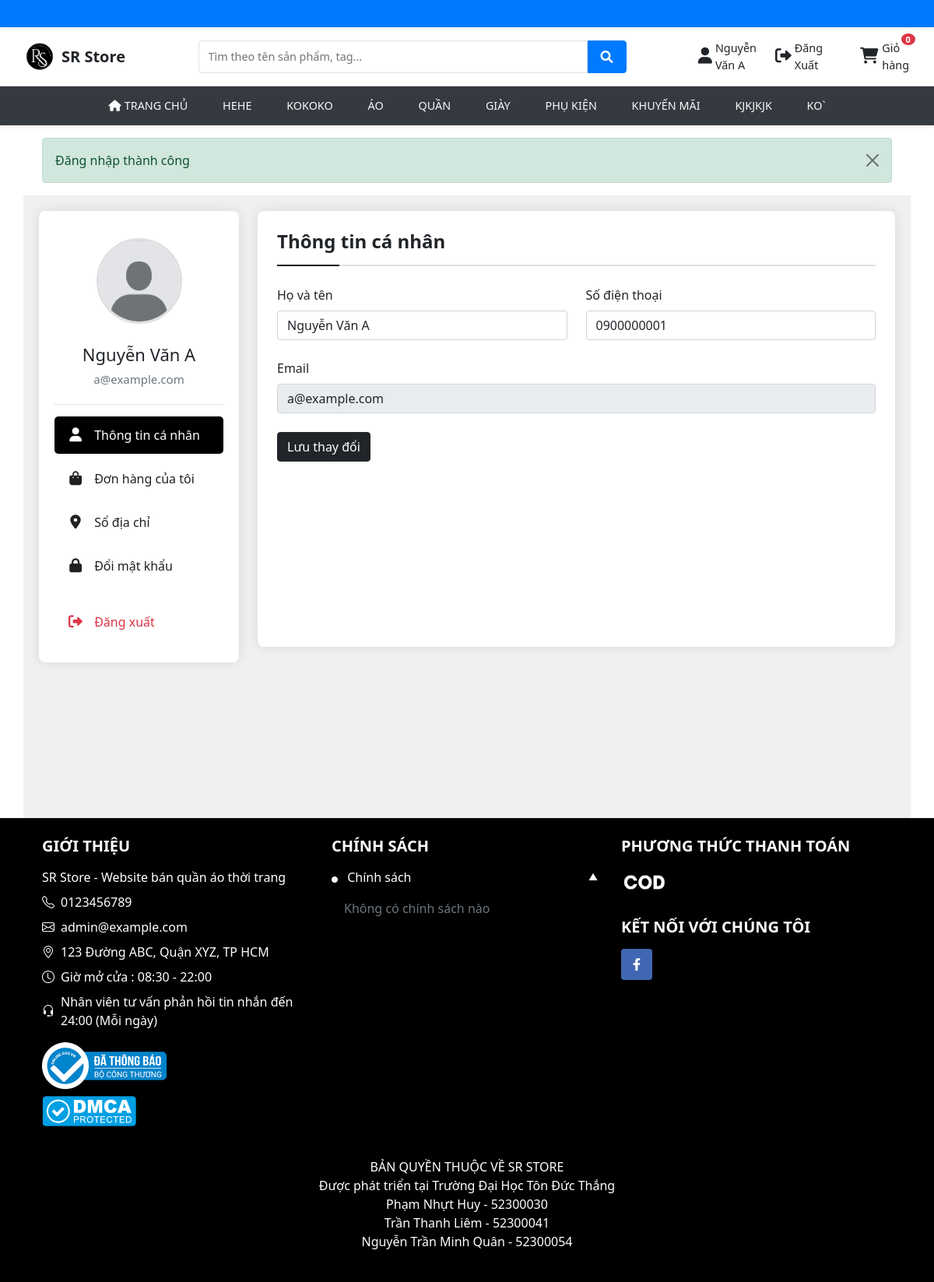
/index.php?controller=account (signed in), run on the app's committed database.
### tables this page shows
CREATE TABLE `category` (
  `id_Category` int(11) NOT NULL,
  `name` varchar(255) NOT NULL,
  `image` varchar(255) DEFAULT NULL,
  `link` varchar(255) DEFAULT NULL,
  `meta` varchar(255) DEFAULT NULL,
  `hide` int(11) DEFAULT NULL,
  `order` int(11) DEFAULT NULL,
  `banner` varchar(255) DEFAULT NULL
);

CREATE TABLE `user` (
  `id_User` int(11) NOT NULL,
  `name` varchar(255) NOT NULL,
  `email` varchar(255) NOT NULL,
  `password` varchar(255) NOT NULL,
  `phone` varchar(50) DEFAULT NULL,
  `address` text DEFAULT NULL,
  `role` enum('admin','user') DEFAULT 'user',
  `verification_code` varchar(50) DEFAULT NULL,
  `verified` tinyint(1) DEFAULT 0,
  `reset_token` varchar(255) DEFAULT NULL,
  `reset_token_expiry` datetime DEFAULT NULL,
  `created_at` datetime DEFAULT current_timestamp(),
  `updated_at` datetime DEFAULT current_timestamp() ON UPDATE current_timestamp(),
  `hide` int(11) DEFAULT NULL
);

### Views/frontend/Account/index.php (the view, shortened to what the rows shown need)
<?php
require_once 'Controllers/FooterController.php';
?>
<!DOCTYPE html>
<html lang="vi">
<head>
    <link href="https://cdn.jsdelivr.net/npm/bootstrap@5.3.0-alpha1/dist/css/bootstrap.min.css" rel="stylesheet">
    <link rel="stylesheet" href="https://cdnjs.cloudflare.com/ajax/libs/font-awesome/6.4.0/css/all.min.css">
    <link rel="stylesheet" href="https://cdn.jsdelivr.net/npm/bootstrap-icons@1.8.0/font/bootstrap-icons.css">
      <link rel="stylesheet" href="/Project_Website/ProjectWeb/layout/css/Footer.css">
</head>
<body>
     <?php
    view('frontend.partitions.frontend.header');
    ?>
    <link rel="stylesheet" href="/Project_Website/ProjectWeb/layout/css/Header.css">
    <?php if (isset($_SESSION['flash_message'])): ?>
        <div class="container mt-3">
            <div class="alert alert-<?= $_SESSION['flash_message']['type'] ?> alert-dismissible fade show" role="alert">
                <?= $_SESSION['flash_message']['message'] ?>
                <button type="button" class="btn-close" data-bs-dismiss="alert" aria-label="Close"></button>
            </div>
        </div>
    <?php endif; ?>
    <main class="container">
        <div class="row g-4">
            <div class="col-md-3">
                <div class="account-sidebar">
                    <div class="user-info text-center">
                        <div class="avatar-wrapper mb-3">
                            <img src="/Project_Website/ProjectWeb/upload/img/avatars/image.png" alt="Avatar" class="user-avatar rounded-circle">
                        </div>
                        <h5 class="user-name mb-2"><?= isset($user['name']) ? htmlspecialchars($user['name']) : 'Người dùng' ?></h5>
                        <p class="user-email text-muted mb-0"><?= isset($user['email']) ? htmlspecialchars($user['email']) : '' ?></p>
                    </div>
                    <ul class="nav flex-column account-menu">
                        <li class="nav-item">
                            <a class="nav-link <?= ($currentTab == 'profile') ? 'active' : '' ?>" href="#profile-info" data-section="profile-section">
                                <i class="fas fa-user me-2"></i> Thông tin cá nhân
                            </a>
                        </li>
                        <li class="nav-item">
                            <a class="nav-link <?= ($currentTab == 'orders') ? 'active' : '' ?>" href="#order-history" data-section="orders-section">
                                <i class="fas fa-shopping-bag me-2"></i> Đơn hàng của tôi
                            </a>
                        </li>
                        <li class="nav-item">
                            <a class="nav-link <?= ($currentTab == 'address') ? 'active' : '' ?>" href="#address-book" data-section="address-section">
                                <i class="fas fa-map-marker-alt me-2"></i> Sổ địa chỉ
                            </a>
                        </li>
                        <li class="nav-item">
                            <a class="nav-link <?= ($currentTab == 'password') ? 'active' : '' ?>" href="#change-password" data-section="password-section">
                                <i class="fas fa-lock me-2"></i> Đổi mật khẩu
                            </a>
                        </li>
                        <li class="nav-item mt-3">
                            <a class="nav-link text-danger" href="index.php?controller=account&action=logout" onclick="return confirm('Bạn có chắc chắn muốn đăng xuất?')">
                                <i class="fas fa-sign-out-alt me-2"></i> Đăng xuất
                            </a>
                        </li>
                    </ul>
                </div>
            </div>
            <div class="col-md-9">
                <div class="account-content-wrapper">
                    <div id="profile-section" class="account-content content-section <?= ($currentTab == 'profile') ? 'active' : '' ?>">
                        <h4 class="section-title">Thông tin cá nhân</h4>
                        <form id="profile-form" action="index.php?controller=account&action=updateProfile" method="POST">
                           <div class="row g-4">
                    <div class="col-md-6">
                        <label for="name" class="form-label">Họ và tên</label>
                        <input type="text" class="form-control" id="name" name="name" value="<?= isset($user['name']) ? htmlspecialchars($user['name']) : '' ?>" required>
                    </div>
                    <div class="col-md-6">
                        <label for="phone" class="form-label">Số điện thoại</label>
                        <input type="tel" class="form-control" id="phone" name="phone" value="<?= isset($user['phone']) ? htmlspecialchars($user['phone']) : '' ?>" required>
                    </div>
                    <div class="col-12">
                        <label for="email" class="form-label">Email</label>
                        <input type="email" class="form-control" id="email" value="<?= isset($user['email']) ? htmlspecialchars($user['email']) : '' ?>" readonly>
                    </div>
                    <div class="col-12 mt-4">
                        <button type="submit" class="btn btn-dark">Lưu thay đổi</button>
                    </div>
                </div>
                        </form>
                    </div>
                    </div>
                </div>
            </div>
    </main>
</body>
</html>

### Views/frontend/partitions/frontend/header.php (shortened to what the rows shown need)
<?php
$isLoggedIn = isset($_SESSION['user']);
$totalItems = 0;
require_once 'Controllers/FooterController.php';
$footerController = new FooterController();
$storeSettings = $footerController->getStoreSettings();
$logoPath = !empty($storeSettings['logo_path']) ? $storeSettings['logo_path'] : '/Project_Website/ProjectWeb/upload/img/Header/logo.png';
$siteName = !empty($storeSettings['site_name']) ? $storeSettings['site_name'] : 'RS Store';
?>
<!DOCTYPE html>
<html lang="vi">
<head>
    <link rel="stylesheet" href="https://cdn.jsdelivr.net/npm/bootstrap@5.0.2/dist/css/bootstrap.min.css">
    <link rel="stylesheet" href="https://cdnjs.cloudflare.com/ajax/libs/font-awesome/6.0.0/css/all.min.css">
    <link rel="stylesheet" href="/Project_Website/ProjectWeb/layout/css/Header.css">
</head>
<body>
        <div class="top-banner">
    </div>
    <header>
        <div class="container-fluid">
            <div class="row py-2 main-header align-items-center">
                <div class="col-md-8 col-lg-9 d-none d-md-flex align-items-center">
                <a href="/Project_Website/ProjectWeb/index.php?controller=home&action=index" class="logo">
                    <img src="<?= htmlspecialchars($logoPath) ?>" alt="<?= htmlspecialchars($siteName) ?> Logo" class="img-fluid desktop-logo-img">
                </a>
                    <h1 class="rs-store-brand-text me-3 h5 mb-0 d-none d-md-inline-block"><?= htmlspecialchars($siteName) ?></h1>
                        <div class="search-container flex-grow-1 position-relative">
                        <form action="index.php" method="get" id="searchForm">
                            <input type="text"
                                   placeholder="Tìm theo tên sản phẩm, tag..."
                                   name="q"
                                   class="search-input"
                                   id="searchInput"
                                   autocomplete="off">
                            <button type="submit" class="search-button">
                                <i class="fas fa-search"></i>
                            </button>
                        </form>
                    </div>
                </div>
                <div class="col-md-4 col-lg-3 col-4">
                    <div class="d-flex justify-content-end">
                       <div class="header-action me-3 position-relative d-flex align-items-center">
                            <?php if ($isLoggedIn): ?>
                                <a href="index.php?controller=account" class="action-link d-flex align-items-center">
                                    <i class="fas fa-user me-1"></i>
                                    <span class="d-none d-lg-inline-block"><?= $_SESSION['user']['name'] ?></span>
                                </a>
                                <a href="index.php?controller=login&action=logout" class="action-link small ms-2 d-flex align-items-center">
                                    <i class="fas fa-sign-out-alt me-1"></i>
                                    <span>Đăng Xuất</span>
                                </a>
                            <?php endif; ?>
                        </div>
                        <?php if ($isLoggedIn): ?>
                            <div class="header-action position-relative dropdown">
                                <a href="index.php?controller=cart&action=index" class="action-link cart-toggle" id="cartBtn">
                                    <i class="fas fa-shopping-cart"></i>
                                    <span class="cart-count" id="item-count"><?= $totalItems ?? 0; ?></span>
                                    <span class="d-none d-lg-inline-block">Giỏ hàng</span>
                                </a>
                            </div>
                        <?php endif; ?>
                    </div>
                </div>
            </div>
        </div>
      <div class="main-nav">
    <div class="container-fluid">
        <div class="row">
            <div class="col-12">
                <nav class="navbar navbar-expand-lg navbar-light">
                    <div class="collapse navbar-collapse" id="navbarMain">
                        <ul class="navbar-nav mx-auto">
                            <li class="nav-item">
                                <a class="nav-link" href="index.php">
                                    <i class="fas fa-home me-1"></i>TRANG CHỦ
                                </a>
                            </li>
                            <?php
                            require_once('Controllers/CategoryController.php');
                            $categoryController = new CategoryController();
                            $categories = $categoryController->getHeaderCategories();
                            foreach($categories as $category):
                                if(!isset($category['hide']) || $category['hide'] == 0):
                            ?>
                                <li class="nav-item">
                                    <a class="nav-link" href="<?='index.php?controller=category&action=show&id='.$category['id_Category'] ?>">
                                        <?= strtoupper($category['name']) ?>
                                    </a>
                                </li>
                            <?php
                                endif;
                            endforeach;
                            ?>
                        </ul>
                    </div>
                </nav>
            </div>
        </div>
    </div>
</div>
    </header>
</body>
</html>

### data on the page
category: name "HEHE"
category: name "KOKOKO"
category: name "ÁO"
category: name "QUẦN"
category: name "GIÀY"
category: name "PHỤ KIỆN"
category: name "KHUYẾN MÃI"
category: name "KJKJKJK"
category: name "KO`"
user: name "Nguyễn Văn A", email "a@example.com", phone "0900000001"

### other printed values
$siteName "SR Store"
$_SESSION['user']['name'] "Nguyễn Văn A"
$totalItems "0"
$_SESSION['flash_message']['message'] "Đăng nhập thành công"
$storeSettings['site_name'] "SR Store"
$storeSettings['site_description'] "Website bán quần áo thời trang"
$storeSettings['contact_phone'] "0123456789"
$storeSettings['admin_email'] "admin@example.com"
$storeSettings['contact_address'] "123 Đường ABC, Quận XYZ, TP HCM"
$storeSettings['site_name'] "SR STORE"
